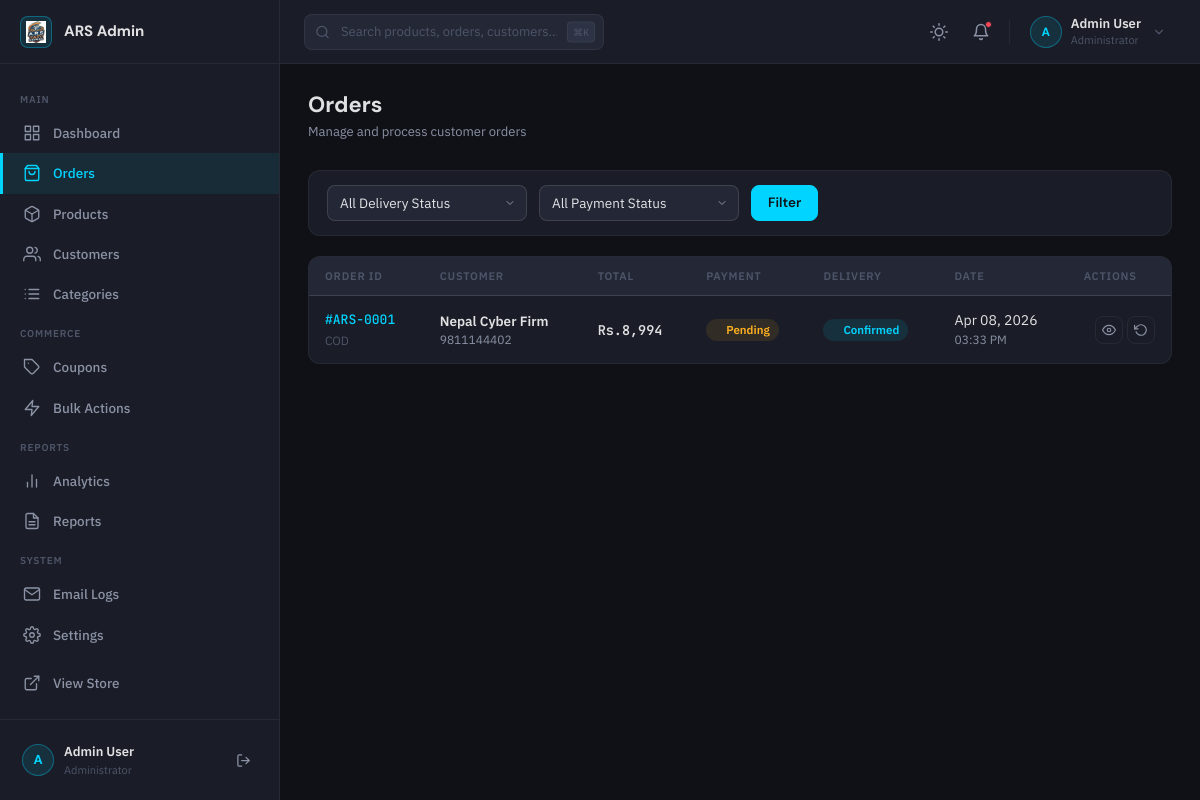
The app's page /admin/orders.php (signed in) with its own data.
### tables this page shows
CREATE TABLE `orders` (
  `id` int(11) NOT NULL AUTO_INCREMENT,
  `user_id` int(11) DEFAULT NULL,
  `total_amount` decimal(10,2) NOT NULL,
  `coupon_code` varchar(50) DEFAULT NULL,
  `discount_amount` decimal(10,2) DEFAULT 0.00,
  `payment_method` enum('COD','eSewa','BankQR') NOT NULL,
  `payment_status` enum('Pending','Paid','Failed') DEFAULT 'Pending',
  `delivery_status` enum('Pending','Confirmed','Shipped','Delivered','Cancelled') DEFAULT 'Pending',
  `current_location` varchar(255) DEFAULT 'Preparing for shipment',
  `location_updated_at` timestamp NULL DEFAULT NULL,
  `transaction_id` varchar(100) DEFAULT NULL,
  `payment_proof` varchar(255) DEFAULT NULL,
  `address` text DEFAULT NULL,
  `notes` text DEFAULT NULL,
  `created_at` timestamp NULL DEFAULT current_timestamp(),
  PRIMARY KEY (`id`),
  KEY `user_id` (`user_id`),
  CONSTRAINT `orders_ibfk_1` FOREIGN KEY (`user_id`) REFERENCES `users` (`id`)
);

CREATE TABLE `users` (
  `id` int(11) NOT NULL AUTO_INCREMENT,
  `full_name` varchar(255) NOT NULL,
  `email` varchar(255) DEFAULT NULL,
  `mobile` varchar(15) NOT NULL,
  `password` varchar(255) NOT NULL,
  `address` text DEFAULT NULL,
  `role` enum('admin','customer') DEFAULT 'customer',
  `reset_token` varchar(255) DEFAULT NULL,
  `reset_expires` datetime DEFAULT NULL,
  `reset_token_used_at` datetime DEFAULT NULL,
  `otp_attempts` tinyint(4) NOT NULL DEFAULT 0,
  `otp_issued_at` datetime DEFAULT NULL,
  `email_verified_at` timestamp NULL DEFAULT NULL,
  `verification_token` varchar(255) DEFAULT NULL,
  `created_at` timestamp NULL DEFAULT current_timestamp(),
  PRIMARY KEY (`id`),
  UNIQUE KEY `mobile` (`mobile`),
  UNIQUE KEY `email` (`email`),
  KEY `idx_users_reset_expires` (`reset_expires`)
);

### includes/functions.php (called while the page is built, shortened)
<?php
function formatPrice($price) {
    return CURRENCY . number_format((float)$price, 0);
}

### admin/orders.php (the view, shortened to what this page needs)
<?php
require_once __DIR__ . '/auth_check.php';
require_once __DIR__ . '/layout-parts.php';
$page = isset($_GET['page']) ? (int)$_GET['page'] : 1;
$per_page = 10;
$offset = ($page - 1) * $per_page;
$where = "WHERE 1=1";
$params = [];
try {
    $stmt = $pdo->prepare("
        SELECT o.*, u.full_name as customer_name, u.mobile as customer_mobile
        FROM orders o
        LEFT JOIN users u ON o.user_id = u.id
        $where
        ORDER BY o.created_at DESC
        LIMIT $per_page OFFSET $offset
    ");
    $stmt->execute($params);
    $orders = $stmt->fetchAll();
} catch (PDOException $e) {
    $orders = [];
    $total_pages = 1;
}
?>
<div class="page-header">
    <div>
        <h1 class="page-title">Orders</h1>
        <p class="page-subtitle">Manage and process customer orders</p>
    </div>
</div>
<div class="filter-bar">
    <form method="GET" style="display: flex; gap: 12px; flex-wrap: wrap; flex: 1;">
        <select name="status" class="form-select" style="width: 200px;">
            <option value="">All Delivery Status</option>
        </select>
        <select name="payment" class="form-select" style="width: 200px;">
            <option value="">All Payment Status</option>
        </select>
        <button type="submit" class="btn btn-primary">Filter</button>
    </form>
</div>
<div class="table-wrapper">
    <div class="table-scroll">
        <table class="data-table">
            <thead>
                <tr>
                    <th>Order ID</th>
                    <th>Customer</th>
                    <th>Total</th>
                    <th>Payment</th>
                    <th>Delivery</th>
                    <th>Date</th>
                    <th class="col-actions">Actions</th>
                </tr>
            </thead>
            <tbody>
                <?php foreach ($orders as $order): ?>
                <?php
                    $pay_map = [
                        'Paid'    => 'badge-success',
                        'Pending' => 'badge-warning',
                        'Failed'  => 'badge-danger',
                    ];
                    $del_map = [
                        'Pending'   => 'badge-warning',
                        'Confirmed' => 'badge-info',
                        'Shipped'   => 'badge-orange',
                        'Delivered' => 'badge-success',
                        'Cancelled' => 'badge-danger',
                    ];
                    $pay_cls = $pay_map[$order['payment_status']] ?? 'badge-muted';
                    $del_cls = $del_map[$order['delivery_status']] ?? 'badge-muted';
                ?>
                <tr>
                    <td>
                        <span class="order-id">#ARS-<?php echo str_pad($order['id'], 4, '0', STR_PAD_LEFT); ?></span>
                        <div style="font-size:12px;color:var(--text-muted);margin-top:2px;"><?php echo htmlspecialchars($order['payment_method']); ?></div>
                    </td>
                    <td>
                        <div style="font-weight:600;"><?php echo htmlspecialchars($order['customer_name'] ?: 'Guest'); ?></div>
                        <div style="font-size:12px;color:var(--text-secondary);"><?php echo htmlspecialchars($order['customer_mobile'] ?? ''); ?></div>
                    </td>
                    <td style="font-family:var(--font-mono);font-weight:600;"><?php echo formatPrice($order['total_amount']); ?></td>
                    <td><span class="badge <?php echo $pay_cls; ?>"><span class="badge-dot"></span><?php echo htmlspecialchars($order['payment_status']); ?></span></td>
                    <td><span class="badge <?php echo $del_cls; ?>"><span class="badge-dot"></span><?php echo htmlspecialchars($order['delivery_status']); ?></span></td>
                    <td>
                        <div style="font-size:14px;"><?php echo date('M d, Y', strtotime($order['created_at'])); ?></div>
                        <div style="font-size:12px;color:var(--text-secondary);"><?php echo date('h:i A', strtotime($order['created_at'])); ?></div>
                    </td>
                    <td class="col-actions">
                        <div class="actions-cell">
                            <a href="order-details.php?id=<?php echo $order['id']; ?>" class="btn btn-ghost btn-sm btn-icon" title="View Details">
                                <svg viewBox="0 0 24 24" fill="none" stroke="currentColor" stroke-width="2" stroke-linecap="round" stroke-linejoin="round" style="width:14px;height:14px;"><path d="M1 12s4-8 11-8 11 8 11 8-4 8-11 8-11-8-11-8z"/><circle cx="12" cy="12" r="3"/></svg>
                            </a>
                            <button class="btn btn-ghost btn-sm btn-icon" onclick="openStatusModal(<?php echo $order['id']; ?>, '<?php echo $order['delivery_status']; ?>', '<?php echo $order['payment_status']; ?>', '<?php echo addslashes($order['current_location'] ?? ''); ?>')" title="Update Status">
                                <svg viewBox="0 0 24 24" fill="none" stroke="currentColor" stroke-width="2" stroke-linecap="round" stroke-linejoin="round" style="width:14px;height:14px;"><polyline points="1 4 1 10 7 10"/><path d="M3.51 15a9 9 0 102.13-9.36L1 10"/></svg>
                            </button>
                        </div>
                    </td>
                </tr>
                <?php endforeach; ?>
            </tbody>
        </table>
    </div>
</div>

### records on screen
orders: id "0001", payment_method "COD", user.full_name "Nepal Cyber Firm", user.mobile "9811144402", total_amount "Rs.8,994", payment_status "Pending", delivery_status "Confirmed", created_at "Apr 08, 2026", created_at "03:33 PM"

### other values on screen
$initial "A"
$user_name "Admin User"
